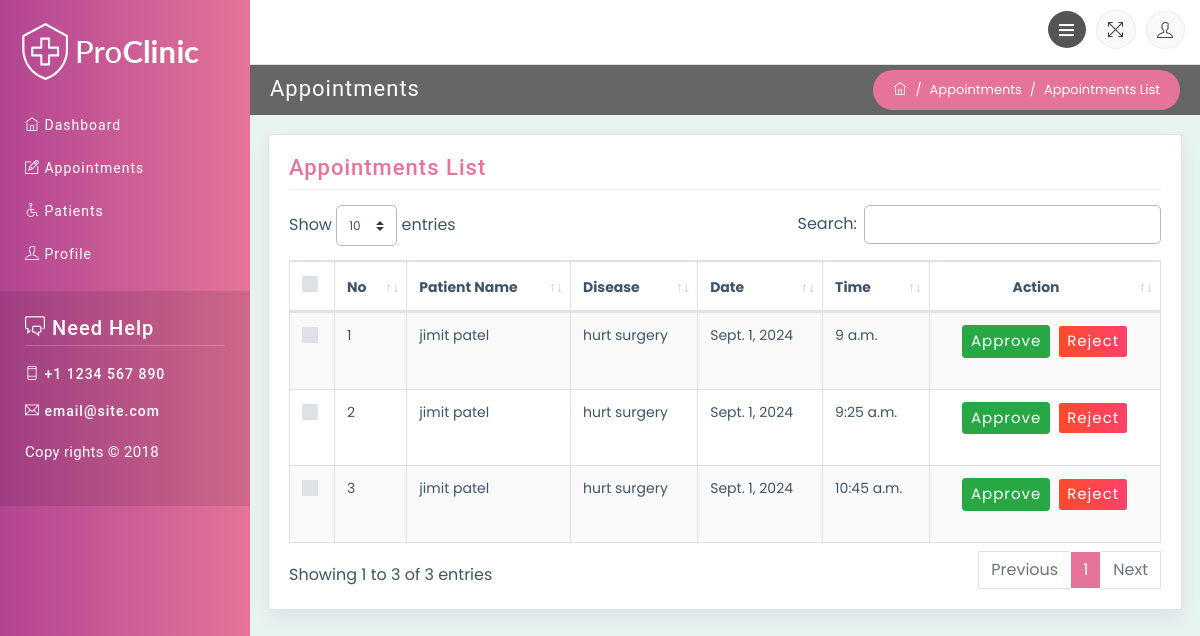
The page /doctor/doctor-appointments/ (signed in) on the database as committed earlier.
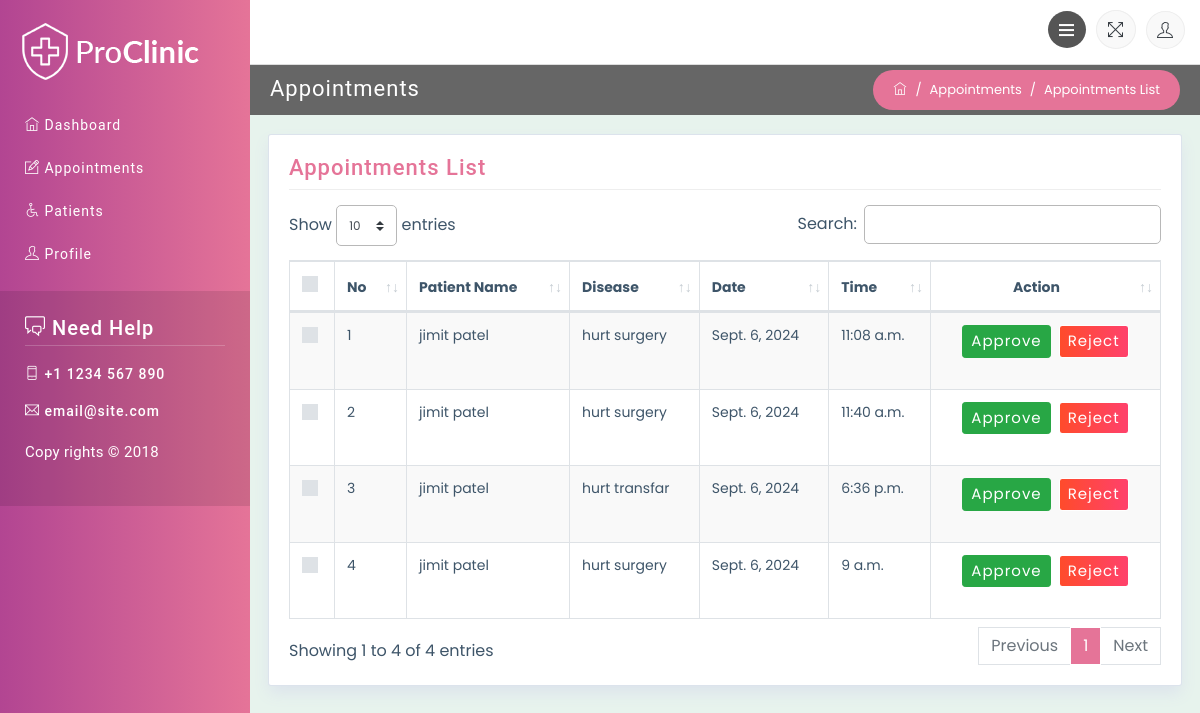
The same page on the database as committed later.
### patient/models.py (models this page shows, shortened)
class Appointment(BaseModel):
    STATUS_CHOICES = [
        ('P', 'Pending'),
        ('C', 'Confirmed'),
        ('D', 'Completed'),
        ('X', 'Canceled'),
    ]
    status = models.CharField(max_length=1, choices=STATUS_CHOICES, default='P')
    patient =  models.ForeignKey(Patient, on_delete=models.CASCADE)
    doctor = models.ForeignKey('doctor.Doctor', on_delete=models.CASCADE)
    disease = models.ForeignKey('custom_admin.Disease', on_delete=models.CASCADE)
    appointment_date = models.DateField()
    appointment_time = models.TimeField()
    end_time = models.TimeField(null=True, blank=True)

class Patient(BaseModel):
    user = models.ForeignKey(CustomUser, on_delete=models.CASCADE)

### user/models.py (models this page shows, shortened)
class CustomUser(AbstractUser):
    Patient = "Patient"
    Doctor = "Doctor"
    Admin = 'Admin'
    GENDER_CHOICES = [
        ('male', 'Male'),
        ('female', 'Female'),
        ('other', 'Other'),
    ]
    ROLE_CHOICES = [
        (Patient, 'Patient'),
        (Doctor, 'Doctor'),
        (Admin, 'Admin')
    ]
    username = None
    role = models.CharField(max_length=10, choices=ROLE_CHOICES, default=Patient)
    phone_number = models.CharField(max_length=15, blank=True, null=True)
    date_of_birth = models.DateField(blank=True, null=True)
    gender = models.CharField(max_length=10, choices=GENDER_CHOICES, blank=True, null=True)
    address = models.CharField(max_length=255, blank=True, null=True)
    age = models.IntegerField(null=True, blank=True)
    email = models.EmailField(unique=True)
    USERNAME_FIELD = 'email'
    REQUIRED_FIELDS = []
    objects = CustomUserManager()

### custom_admin/models.py (models this page shows, shortened)
class Disease(models.Model):
    problem_name = models.CharField(max_length=100, unique=True)
    time_required = models.DurationField()
    specialization = models.ForeignKey(Specialization, on_delete=models.CASCADE)

### doctor/views.py (the view)
# urls.py: path('doctor-appointments/',DoctorAppointmentView.as_view(),name="doctor-appointments"),
class DoctorAppointmentView(DoctorLoginRequiredMixin, ListView):
    template_name = 'doctor/appointments.html'
    model = Appointment
    def get_queryset(self):
        doctor = get_object_or_404(Doctor, user=self.request.user)
        return Appointment.objects.filter(doctor=doctor)

### user/mixins.py (called while the page is built)
    def dispatch(self, request, *args, **kwargs):
        if not request.user.is_authenticated:
            return self.handle_no_permission()
        allowed_user_types = ['Doctor']
        if request.user.role not in allowed_user_types:
            return redirect(self.login_url)
        return super().dispatch(request, *args, **kwargs)

### templates/doctor/appointments.html (shortened to what this page needs)
{% extends "doctor/base.html" %}
{% load static %}
{% block content %}
        <div class="row no-margin-padding">
          <div class="col-md-6">
            <h3 class="block-title">Appointments</h3>
          </div>
          <div class="col-md-6">
            <ol class="breadcrumb">
              <li class="breadcrumb-item">
                <a href="index.html">
                  <span class="ti-home"></span>
                </a>
              </li>
              <li class="breadcrumb-item">Appointments</li>
              <li class="breadcrumb-item active">Appointments List</li>
            </ol>
          </div>
        </div>
        <div class="container-fluid">
          <div class="row">
            <div class="col-md-12">
              <div class="widget-area-2 proclinic-box-shadow">
                <h3 class="widget-title">Appointments List</h3>
                <div class="table-responsive mb-3">
                  <table
                    id="tableId"
                    class="table table-bordered table-striped"
                  >
                    <thead>
                      <tr>
                        <th class="no-sort">
                          <div class="custom-control custom-checkbox">
                          </div>
                        </th>
                        <th>No</th>
                        <th>Patient Name </th>
                        <th>Disease</th>
                        <th>Date</th>
                        <th>Time</th>
                        <th style="text-align: center">Action</th>
                      </tr>
                    </thead>
                    <tbody>
                      {% for appointment in object_list %}
                      <tr>
                        <td>
                          <div class="custom-control custom-checkbox">
                          </div>
                        </td>
                        <td>{{ forloop.counter }}</td>
                        <td>{{ appointment.patient.user.first_name }} {{ appointment.patient.user.last_name }}</td>
                        <td>{{ appointment.disease.problem_name }}</td>
                        <td>{{ appointment.appointment_date }}</td>
                        <td>{{ appointment.appointment_time }}</td>
                        <td>
                          <div
                            class="d-flex justify-content-center"
                            style="padding: 0"
                          >
                          {% if appointment.status == 'P' %}
                          <form action="{% url 'doctor:approve-appointment' appointment.id %}" method="post" style="display:inline;">
                            <button class="btn btn-success btn-sm mx-1">
                              Approve
                            </button>
                          </form>
                          <form action="{% url 'doctor:reject-appointment' appointment.id %}" method="post" style="display:inline;">
                            <button class="btn btn-danger btn-sm mx-1">
                              Reject
                            </button>
                          </form>
                          {% elif appointment.status == 'C' %}
                            <span class="badge badge-success">Confirmed</span>
                          {% elif appointment.status == 'X' %}
								              <span class="badge badge-danger">Canceled</span>
                          </div>
                          {% endif %}
                        </td>
                      </tr>
                      {% endfor %}
                    </tbody>
                  </table>
                </div>
              </div>
            </div>
          </div>
        </div>
      </div>
    </div>
{% endblock %}

Rows that differ between the two databases and show on the page:
removed Appointment: patient.user.first_name "jimit", patient.user.last_name "patel", disease.problem_name "hurt surgery", appointment_date "Sept. 1, 2024", appointment_time "9 a.m.", status "Approve"
removed Appointment: patient.user.first_name "jimit", patient.user.last_name "patel", disease.problem_name "hurt surgery", appointment_date "Sept. 1, 2024", appointment_time "9:25 a.m.", status "Approve"
removed Appointment: patient.user.first_name "jimit", patient.user.last_name "patel", disease.problem_name "hurt surgery", appointment_date "Sept. 1, 2024", appointment_time "10:45 a.m.", status "Approve"
added Appointment: patient.user.first_name "jimit", patient.user.last_name "patel", disease.problem_name "hurt surgery", appointment_date "Sept. 6, 2024", appointment_time "11:08 a.m.", status "Approve"
added Appointment: patient.user.first_name "jimit", patient.user.last_name "patel", disease.problem_name "hurt surgery", appointment_date "Sept. 6, 2024", appointment_time "11:40 a.m.", status "Approve"
added Appointment: patient.user.first_name "jimit", patient.user.last_name "patel", disease.problem_name "hurt transfar", appointment_date "Sept. 6, 2024", appointment_time "6:36 p.m.", status "Approve"
added Appointment: patient.user.first_name "jimit", patient.user.last_name "patel", disease.problem_name "hurt surgery", appointment_date "Sept. 6, 2024", appointment_time "9 a.m.", status "Approve"
Other text that changed with them:
text written by a page script: "Show entries Search: Showing 1 to 3 of 3 entries Previous 1 Next" → "Show entries Search: Showing 1 to 4 of 4 entries Previous 1 Next"
